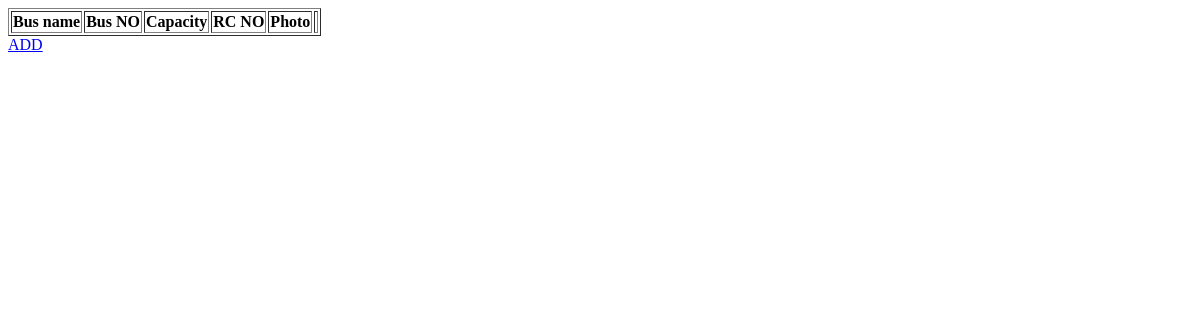
/ViewBus, run on an earlier commit of the app's database.
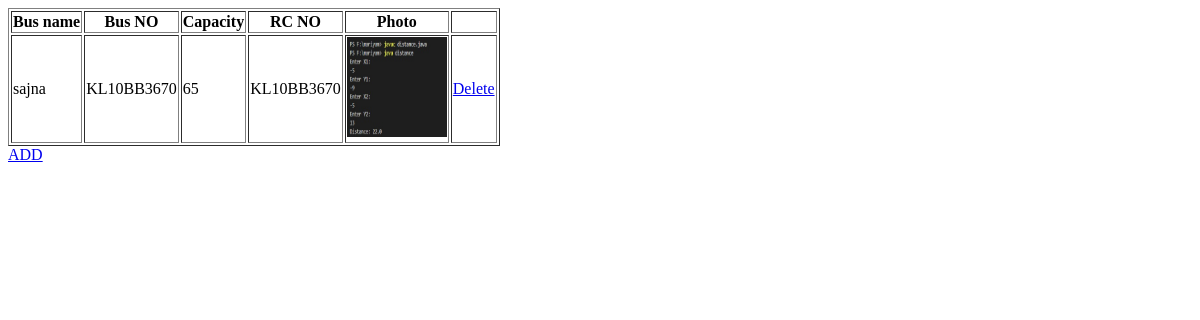
And on a later commit of the database.
### BuzbeeApp/models.py (models this page shows)
class BusTable(models.Model):
     Busname = models.CharField(max_length=30,blank=True,null=True)
     Bus_NO = models.CharField(max_length=20,blank=True,null=True)
     Capacity = models.IntegerField(blank=True,null=True)
     RC_NO = models.CharField(max_length=15,blank=True,null=True)
     Photo = models.FileField(blank=True,null=True)
     OWNER = models.ForeignKey(OwnerTable, on_delete=models.CASCADE,blank=True,null=True)
     Status = models.CharField(max_length=20, null=True, blank=True)

### BuzbeeApp/views.py (the view)
# urls.py: path('ViewBus',ViewBus.as_view(),name="ViewBus"),
class ViewBus(View):
    def get(self,request):
        obj=BusTable.objects.all()
        return render(request,"owner/viewbus.html",{'val':obj})

### templates/owner/viewbus.html (shortened to what this page needs)
<!DOCTYPE html>
<html lang="en">
<head>
</head>
<body>
    <table border="1">
        <tr>
            <th>Bus name</th>
            <th>Bus NO</th>
            <th>Capacity</th>
            <th>RC NO</th>
            <th>Photo</th>
            <th> </th>
        </tr>
        {% for i in val %}
        <tr>
            <td> {{i.Busname}}</td>
            <td>{{i.Bus_NO}} </td>
            <td> {{i.Capacity}}</td>
            <td>{{i.RC_NO}}</td>
            <td><img src="{{i.Photo.url}}" width="100" height="100"></td>
            <td>
                 <a href="/DeleteBus/{{ i.id }}">Delete</a>
            </td>
        </tr>
        {% endfor %}
    </table>
        <a href="/AddBus">ADD</a>
</body>
</html>

What changed in the data, as far as the page shows it:
added BusTable: Busname "sajna", Bus_NO "KL10BB3670", Capacity "65", RC_NO "KL10BB3670", Photo (picture)
